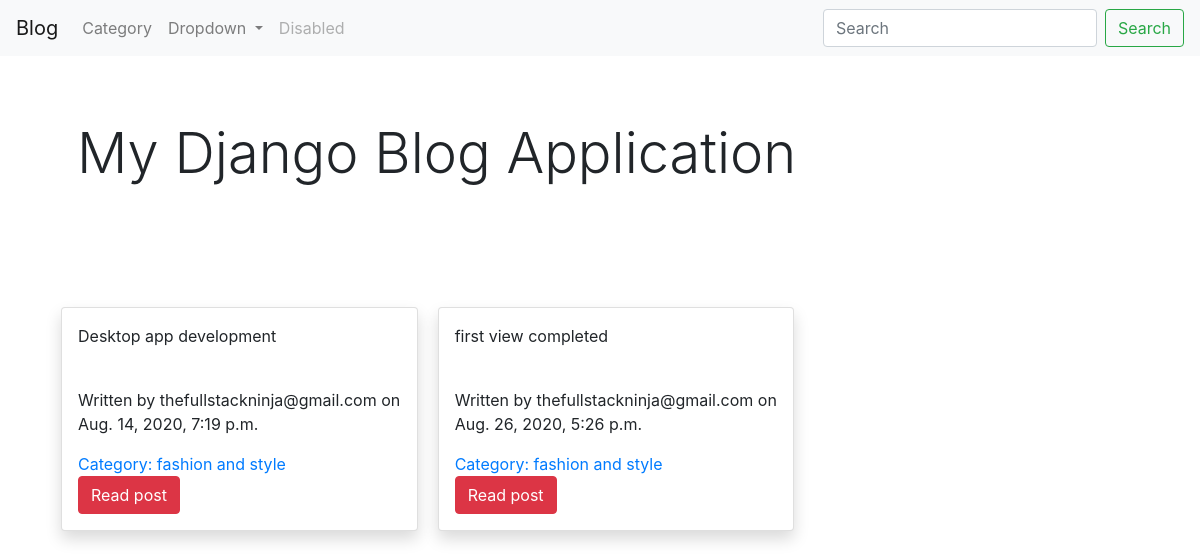
/, run on an earlier commit of the app's database.
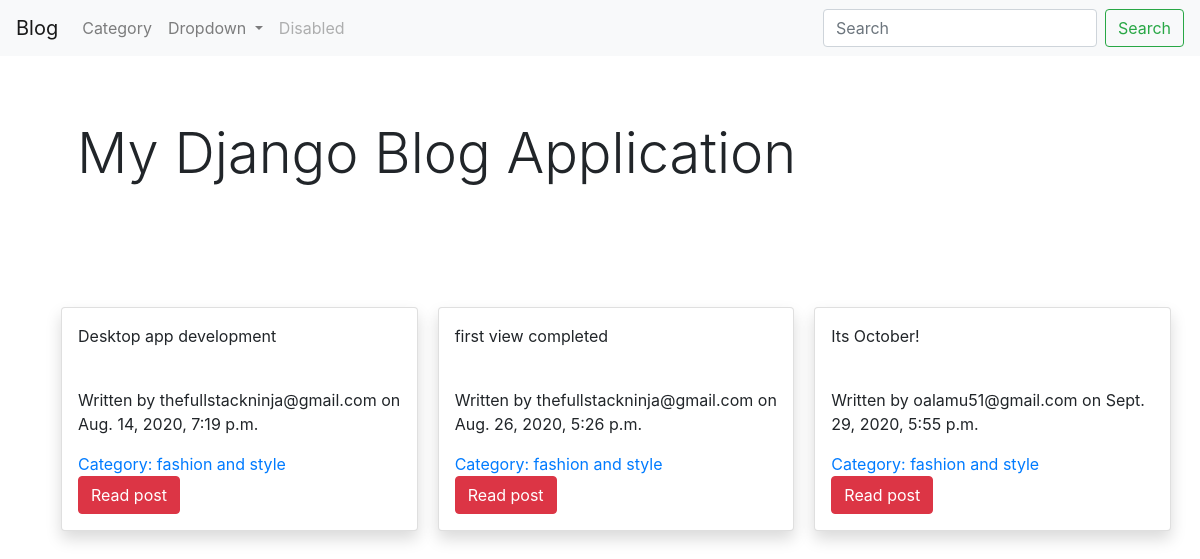
And on a later commit of the database.
### blog/models.py (models this page shows, shortened)
class Post(models.Model):
    id = models.AutoField(primary_key=True)
    title = models.CharField(max_length=100, unique=True, verbose_name='Title of the Post')
    body = models.TextField(verbose_name='Blog content')
    picture_location = models.ImageField(upload_to='images/', max_length=200)
    author = models.ForeignKey(to=settings.AUTH_USER_MODEL, on_delete=models.CASCADE)
    timestamp = models.DateTimeField(default=datetime.now())
    category = models.ForeignKey(to=Category, on_delete=models.CASCADE)
    blog_slug = models.SlugField(blank=True, )
    published = models.BooleanField(default=False)

class Category(models.Model):
    id = models.AutoField(primary_key=True)
    category_name = models.CharField(max_length=100, unique=True, verbose_name='What is the category name ?')
    category_slug = models.SlugField(unique=True, max_length=150, blank=True)
    def __str__(self):
        return self.category_name

### accounts/models.py (models this page shows, shortened)
class CustomUser(AbstractBaseUser, PermissionsMixin):
    first_name = models.CharField(max_length=20, verbose_name='What is your first name')
    last_name = models.CharField(max_length=20, verbose_name='What is your last name')
    email = models.EmailField(max_length=40, verbose_name='What is your email address?', unique=True)
    is_active = models.BooleanField(default=True)
    is_admin = models.BooleanField(default=False)
    is_staff = models.BooleanField(default=False)
    is_superuser = models.BooleanField(default=False)
    objects = CustomUserManager()
    REQUIRED_FIELDS = ['first_name','last_name']
    USERNAME_FIELD = 'email'
    EMAIL_FIELD = 'email'
    def __str__(self):
        return self.email

### pages/views.py (the view)
# urls.py: 2. Add a URL to urlpatterns:  path('', views.home, name='home')
def home(request):
    published_posts = Post.objects.all().filter(published=True)
    context = {
        'published_posts':published_posts,
    }
    return render(request=request, template_name='pages/home.html', context=context)

### pages/templates/pages/home.html (shortened to what this page needs)
{% extends "pages/base.html" %}
{% block content %}
<div class="container">
        <div class="jumbotron" style="background-color: white">
          <h1 class="display-4">My Django Blog Application</h1>
        </div>
    <div class="card-columns">
        {% for blog_post in published_posts%}
            <div class="card p-3 m-3 shadow">
                <p>{{blog_post.title}}</p>
                <p> Written by {{blog_post.author}} on {{blog_post.timestamp}}</p>
                <a href="{% url 'postlistbycategory' category_slug=blog_post.category.category_slug %}"> Category: {{blog_post.category}}</a>
                <br>
                <div>
                     <a href="{% url 'post_content' blog_slug=blog_post.blog_slug %}" class="btn btn-danger">Read post</a>
                </div>
            </div>
         {% endfor %}
    </div>
</div>
{% endblock %}

### pages/templates/pages/base.html (shortened to what this page needs)
<!DOCTYPE html>
<html lang="en">
<head>
    <link rel="stylesheet" href="https://stackpath.bootstrapcdn.com/bootstrap/4.5.2/css/bootstrap.min.css">
</head>
<body>
        <nav class="navbar navbar-expand-lg navbar-light bg-light">
          <a class="navbar-brand" href="{% url 'home' %}">Blog</a>
          <div class="collapse navbar-collapse" id="navbarSupportedContent">
            <ul class="navbar-nav mr-auto">
              <li class="nav-item">
                <a class="nav-link" href="{% url 'categories' %}">Category</a>
              </li>
              <li class="nav-item dropdown">
                <a class="nav-link dropdown-toggle" href="#" id="navbarDropdown" role="button" data-toggle="dropdown" aria-haspopup="true" aria-expanded="false">
                  Dropdown
                </a>
              </li>
              <li class="nav-item">
                <a class="nav-link disabled" href="#" tabindex="-1" aria-disabled="true">Disabled</a>
              </li>
            </ul>
            <form class="form-inline my-2 my-lg-0">
              <input class="form-control mr-sm-2" type="search" placeholder="Search" aria-label="Search">
              <button class="btn btn-outline-success my-2 my-sm-0" type="submit">Search</button>
            </form>
          </div>
        </nav>
        {% block content %} {% endblock %}
</body>
</html>

What changed in the data, as far as the page shows it:
added Post: title "Its October!", author "oalamu51@gmail.com", timestamp "Sept. 29, 2020, 5:55 p.m.", category "fashion and style"
